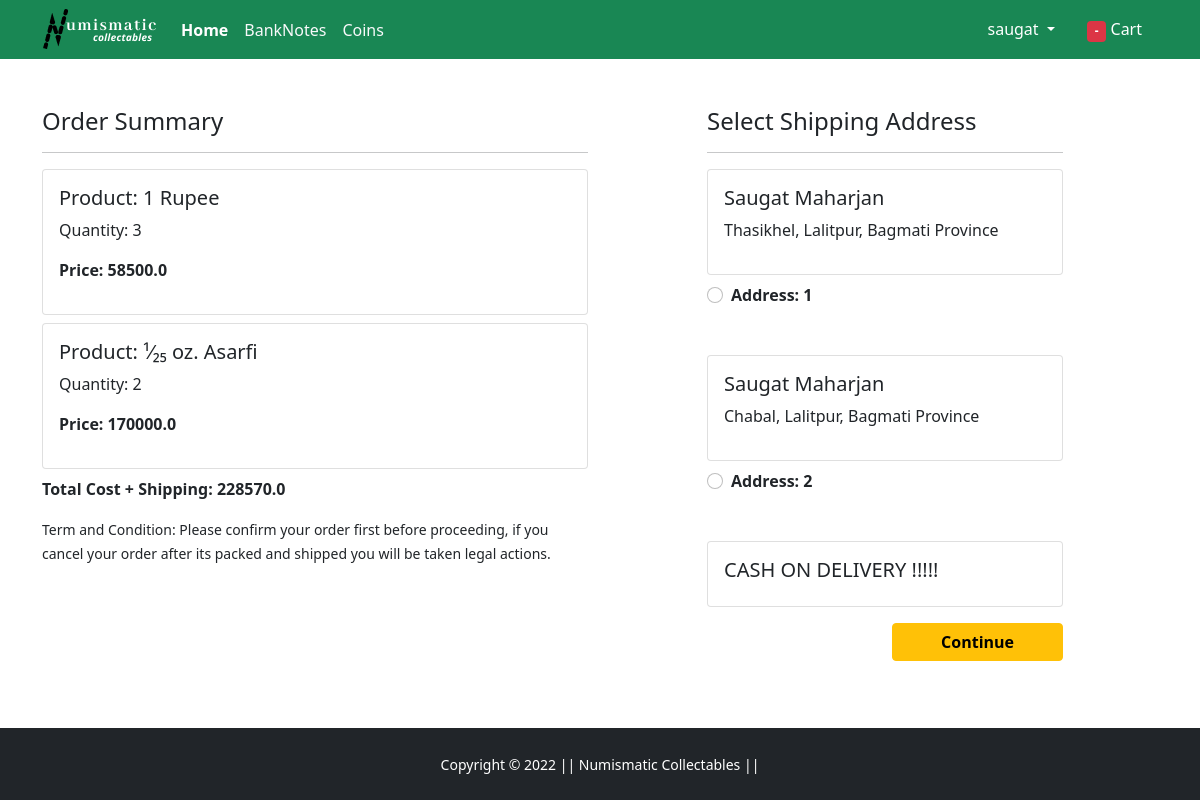
Screenshot of /checkout/ (signed in) with the database file from the repository.
### app/models.py (models this page shows, shortened)
class Cart(models.Model):
    user = models.ForeignKey(User, on_delete=models.CASCADE)
    product = models.ForeignKey(Product, on_delete=models.CASCADE)
    quantity = models.PositiveIntegerField(default=1)
    @property
    def total_cost(self):
        return self.quantity * self.product.discounted_price

class Product(models.Model):
    title = models.CharField(max_length=100)
    selling_price = models.FloatField()
    discounted_price = models.FloatField()
    description = models.TextField()
    brand = models.CharField(max_length=100)
    category = models.CharField(choices=CATEGORY_CHOICES, max_length=15)
    product_image = models.ImageField(upload_to="productimg")

class Customer(models.Model):
    user = models.ForeignKey(User,on_delete=models.CASCADE)
    name = models.CharField(max_length=200)
    locality = models.CharField(max_length=200)
    city = models.CharField(max_length=50)
    state = models.CharField(choices=STATE_CHOICE, max_length=50)

### app/views.py (the view)
# urls.py: path('checkout/', views.checkout, name='checkout'),
@login_required
def checkout(request):
    user = request.user
    add = Customer.objects.filter(user = user)
    cart_item = Cart.objects.filter(user= user)
    amount = 0.0
    shipping_amount = 70.0
    totalamount = 0.0
    cart_product = [p for p in Cart.objects.all() if p.user == request.user]
    if cart_product:
        for p in cart_product:
            tempamount = (p.quantity * p.product.discounted_price)
            amount += tempamount
        totalamount = amount + shipping_amount
    return render(request, 'app/checkout.html',{'add':add,'cart_item':cart_item,'totalamount':totalamount})

### app/templates/app/checkout.html (shortened to what this page needs)
{% extends 'app/base.html' %}
{% load static %}
{% block main-content %}
<div class="container">
 <div class="row mt-5">
  <div class="col-sm-6">
    <h4>Order Summary</h4>
    <hr>
    {% for item in cart_item %}
      <div class="card mb-2">
        <div class="card-body">
          <h5>Product: {{item.product.title}}</h5>
          <p>Quantity: {{item.quantity}}</p>
          <p class="fw-bold">Price: {{item.total_cost}} </p>
        </div>
      </div>
    {% endfor %}
     <p class="fw-bold">Total Cost + Shipping: {{totalamount}}</p>
    <small>Term and Condition: Please confirm your order first before proceeding, if you cancel your order after its packed and shipped you will be taken legal actions.</small>
  </div>
  <div class="col-sm-4 offset-sm-1">
    <h4>Select Shipping Address</h4>
    <hr>
    <form action="/paymentdone">
    {% for ad in add %}
      <div class="card">
        <div class="card-body">
        <h5>{{ad.name}}</h5>
        <p>{{ad.locality}}, {{ad.city}}, {{ad.state}}</p>
        </div>
      </div>
        <div class="form-check mt-2 mb-5">
          <input class="form-check-input" type="radio" value="{{ ad.id }}" name="custid" id="custadd{{forloop.counter}}">
          <label class="form-check-label fw-bold" for="">
            Address: {{forloop.counter}}</label>
        </div>
    {% endfor %}
         <div class="card">
        <div class="card-body">
          <h5>CASH ON DELIVERY !!!!!</h5>
        </div>
      </div>
        <div class="text-end">
          <button type="submit" class="btn btn-warning mt-3 px-5 fw-bold">Continue</button>
        </div>
      </form>
    </div>
  </div>
</div>
{% endblock main-content %}

### app/templates/app/base.html (shortened to what this page needs)
<!doctype html>
{% load static %}
<html lang="en">
  <head>
    <link href="https://cdn.jsdelivr.net/npm/bootstrap@5.0.0-beta1/dist/css/bootstrap.min.css" rel="stylesheet">
    <link rel="stylesheet" href="{% static 'app/css/owl.carousel.min.css' %}">
    <link rel="stylesheet" href="{% static 'app/css/all.min.css' %}">
    <link rel="stylesheet" href="{% static 'app/css/style.css' %}">
  </head>
  <body class="d-flex flex-column min-vh-100">
    <nav class="navbar navbar-expand-lg navbar-dark bg-success sticky-top py-1">
     <div class="container">
       <a class="navbar-brand pr-5" href="/"><img src="{% static 'app/images/banner/logo.png' %}" alt="LOGO"></a>
       <div class="collapse navbar-collapse" id="navbarSupportedContent">
         <ul class="navbar-nav me-auto mb-2 mb-lg-0">
           <li class="nav-item">
             <a class="nav-link active fw-bold" aria-current="page" href="/">Home</a>
           </li>
           <li class="nav-item">
              <li><a class="nav-link text-light" href="{% url 'banknotes' %}">BankNotes</a></li>
            </li>
            <li class="nav-item">
              <li><a class="nav-link text-light" href="{% url 'coins' %}">Coins</a></li>
            </li>
         </ul>
         <div>
          <ul class="navbar-nav me-auto mb-2 mb-lg-0">
          {% if request.user.is_authenticated %}
           <li class="nav-item dropdown mx-2">
              <a class="nav-link dropdown-toggle text-white" href="#" id="profileDropdown" role="button" data-bs-toggle="dropdown" aria-expanded="false">
                <span class"text-capitalized">{{request.user.username}}</span>
              </a>
            </li>
            <li class="nav-item mx-2">
             <a href="{% url 'showcart' %}" class="nav-link text-white"><span class="badge bg-danger">-</span> Cart </a>
            </li>
          {% endif %}
          </ul>
         </div>
       </div>
     </div>
    </nav>
    {% block main-content %} {% endblock main-content %}
    <footer class=" bg-dark text-center py-4 mt-auto">
        <small class="text-white">Copyright &copy; 2022 || Numismatic Collectables || </small>
    </footer>
  </body>
</html>

### rows the page displays
Cart: product "1 Rupee", quantity "3", total_cost "58500.0"
Cart: product "¹⁄₂₅ oz. Asarfi", quantity "2", total_cost "170000.0"
Customer: name "Saugat Maharjan", locality "Thasikhel", city "Lalitpur", state "Bagmati Province"
Customer: name "Saugat Maharjan", locality "Chabal", city "Lalitpur", state "Bagmati Province"

### other values shown
{{ request.user.username }} "saugat"
{{ totalamount }} "228570.0"
